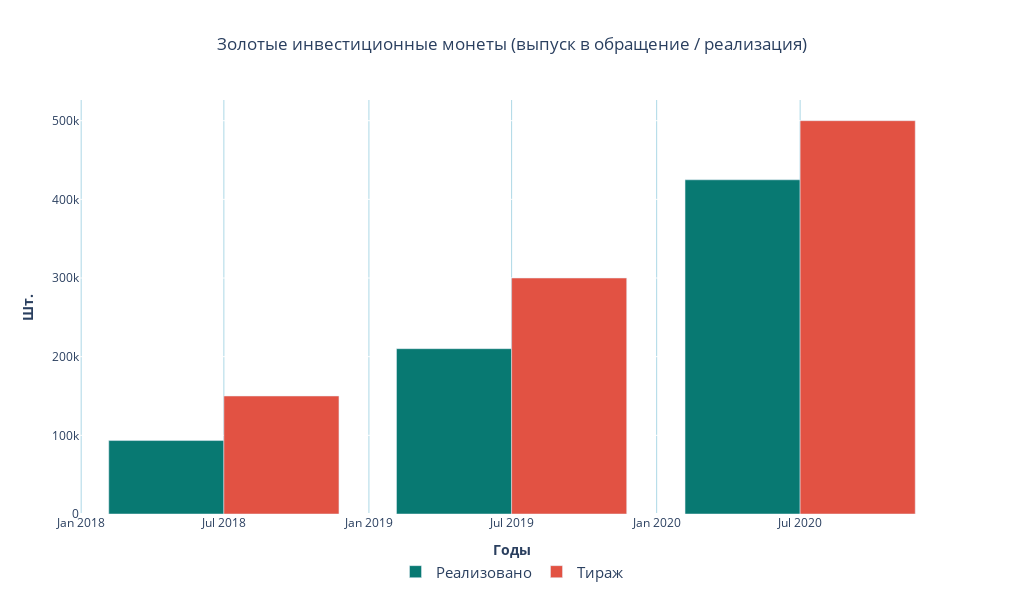

This figure's notebook cell:
### Code cell
# Выпуск и реализация золотыз монет - график


fig = go.Figure()

trace1 = go.Bar(x=sell_gold.index, # assign x as the dataframe column 'x'
                y=sell_gold['Реализовано'],
                name = 'Реализовано', 
                marker_color = color_sell,
#                 opacity=0.6,
               )


trace2 = go.Bar(x=sell_gold.index, # assign x as the dataframe column 'x'
                y=sell_gold['Тираж'],
                name = 'Тираж',
                marker_color = color_produced,
#                 opacity=0.6,
               )


fig.add_trace(trace1)
fig.add_trace(trace2)


fig.update_layout(
    barmode='group',
    plot_bgcolor='rgba(0,0,0,0)',
    title_text="Золотые инвестиционные монеты (выпуск в обращение / реализация)",
    title_x = 0.5,
    width=1024,
    height=600,
    legend=dict(x=.5, xanchor="center", orientation="h",
               font = dict(
#                    family = "Courier", 
                   size = 15, 
#                    color = "black"
               )),
#     barmode='overlay',
#     margin=dict(l=50, r=50, t=30, b=30),
               )

# Set x-axis title
fig.update_xaxes(title_text="<b>Годы</b>",
                 gridcolor='lightblue')

# Set y-axes titles

fig.update_yaxes(title_text="<b>Цена на серебро</b> (р./грамм)", 
#                  secondary_y=True,
#                  gridcolor='#f5c541'
#                 side='left'
                )

fig.update_yaxes(title_text="<b>Шт.</b>", 
#                  secondary_y=False,
#                  gridcolor='#1167b1',
#                  side='right'
                )

fig.show()

### Figure 1 — Plotly figure (JSON) as saved in the notebook; plotly's stock layout.template omitted (floating-point values rounded to 4 significant figures)
{"data": [{"marker": {"color": "#087972"}, "name": "Реализовано", "type": "bar", "x": ["2018-07-01T00:00:00", "2019-07-01T00:00:00", "2020-07-01T00:00:00"], "y": [93367, 210172, 424876]}, {"marker": {"color": "#e25243"}, "name": "Тираж", "type": "bar", "x": ["2018-07-01T00:00:00", "2019-07-01T00:00:00", "2020-07-01T00:00:00"], "y": [150000, 300000, 500000]}], "layout": {"barmode": "group", "height": 600, "legend": {"font": {"size": 15}, "orientation": "h", "x": 0.5, "xanchor": "center"}, "plot_bgcolor": "rgba(0,0,0,0)", "title": {"text": "Золотые инвестиционные монеты (выпуск в обращение / реализация)", "x": 0.5}, "width": 1024, "xaxis": {"gridcolor": "lightblue", "title": {"text": "<b>Годы</b>"}}, "yaxis": {"title": {"text": "<b>Шт.</b>"}}}}
